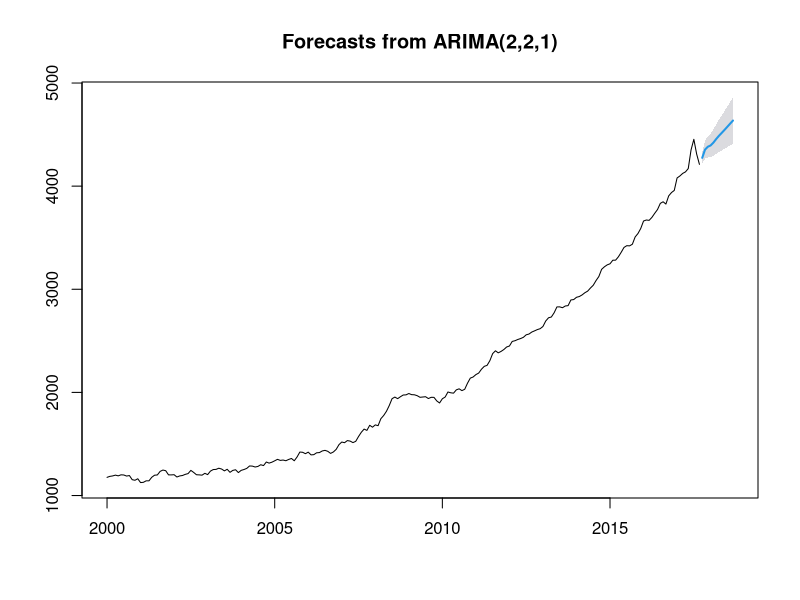

Write R code to recreate this figure.
library(forecast)
library(readxl)

#load data
data= read_excel("Costo Canasta Basica INE.xlsx", 
                                       skip = 1)
#convert to time series
tsdata = ts(data$`Costo Mensual (Q)`,start=c(2000,1),frequency=12)
tsdata 

#run model
modelo = auto.arima(tsdata)
summary(modelo)

#forecast
pronostico=forecast(modelo,12,level = 95)
plot(pronostico)
